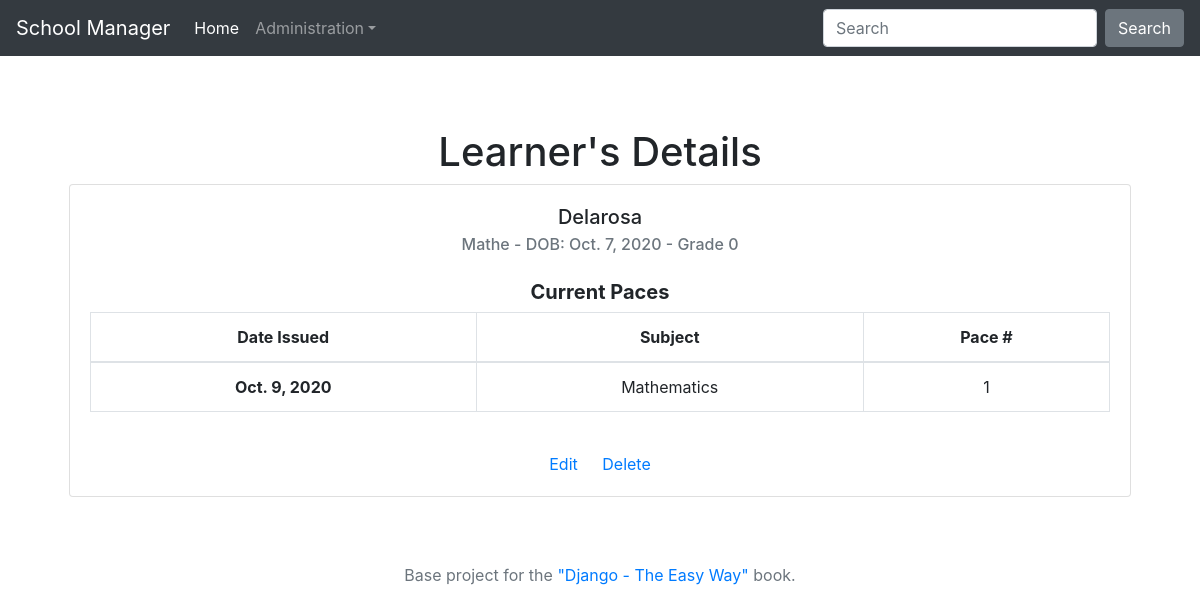
/learner/delarosa/, run on an earlier commit of the app's database.
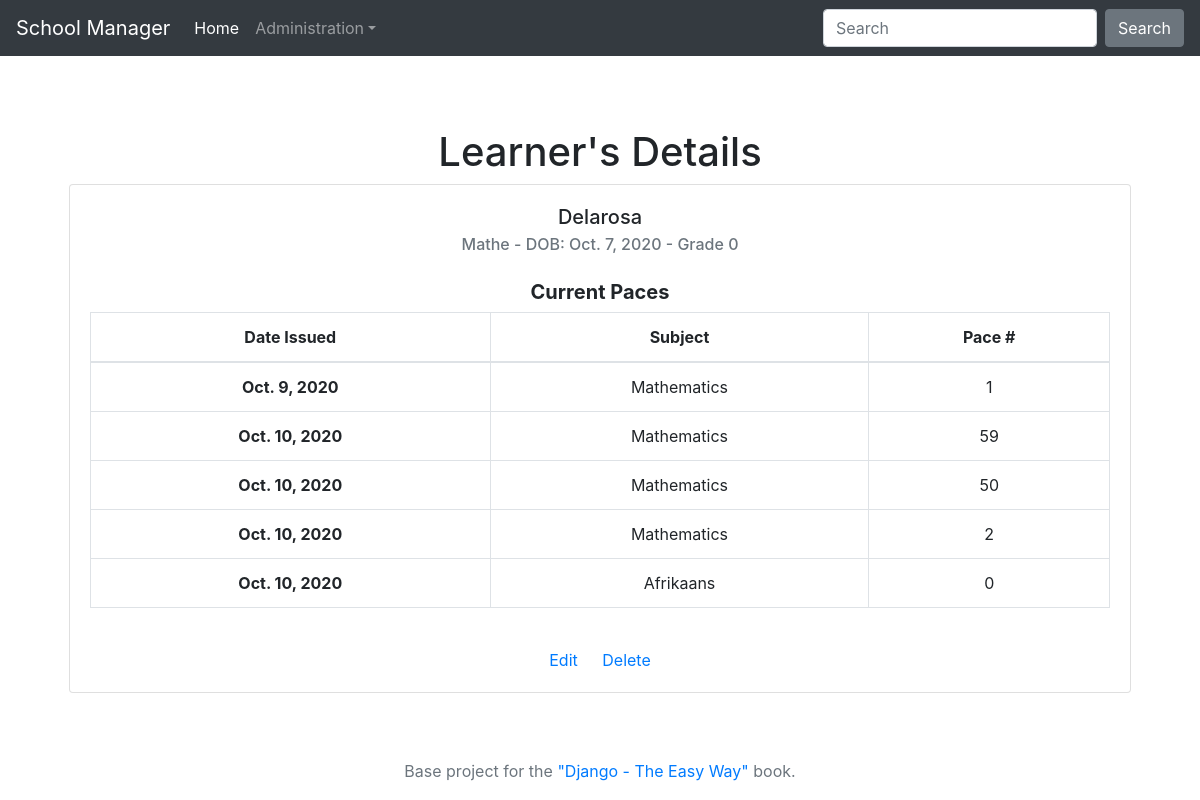
And on a later commit of the database.
### myapp/models.py (models this page shows, shortened)
class Learner(models.Model):
    first_name = models.CharField(max_length=30, default='')
    last_name = models.CharField(max_length=30)
    date_of_birth = models.DateField()
    grade = models.IntegerField(default=0)
    slug = models.SlugField(blank=True, default='')

class Pace(models.Model):
    learner = models.ForeignKey(Learner, null=True, on_delete=models.CASCADE)
    subject = models.ForeignKey(Subject, null=True, on_delete=models.CASCADE)
    pace_number = models.IntegerField(default=0)
    date_issued = models.DateField(auto_now_add=True)
    completed = models.BooleanField(default=False)

class Subject(models.Model):
    title = models.CharField(max_length=30, default='')
    def __str__(self):
        return self.title

### myapp/views.py (the view)
# urls.py: path('learner/<slug:slug>/', myapp_views.detail, name='detail'),
def detail(request, slug=None):
    learner = get_object_or_404(Learner, slug=slug)
    paces = Pace.objects.filter(learner=learner.id)
    context = {'learner': learner, 'paces': paces}
    return render(request, 'myapp/detail.html', context)

### myapp/templates/myapp/detail.html
{% extends 'base/base.html' %}
{% block content %}
        <h1>Learner's Details</h1>
        <div class="container">
            <div class="row justify-content-center">
                    <div class="card" style="width: 80rem;">
                      <div class="card-body">
                        <h5 class="card-title">{{ learner.first_name }}</h5>
                        <h6 class="card-subtitle mb-2 text-muted">{{ learner.last_name }}{{ ' - DOB: ' }}{{ learner.date_of_birth }}{{ ' - Grade  ' }}{{ learner.grade}}</h6>
                           <br>
                          <h5 class="card-subtitle mb-2"><strong>Current Paces</strong></h5>
                            <table class="table table-bordered table-hover">
                              <thead>
                                <tr>
                                  <th scope="col">Date Issued</th>
                                  <th scope="col">Subject</th>
                                  <th scope="col">Pace #</th>
                                </tr>
                              </thead>
                              <tbody>
                              {% for pace in paces %}
                                <tr>
                                  <th scope="row">{{ pace.date_issued }}</th>
                                  <td>{{ pace.subject}}</td>
                                  <td>{{ pace.pace_number }}</td>
                                </tr>
                              {% endfor %}
                              </tbody>
                            </table>
                        <br>
                        <a href="{% url 'edit' pk=learner.pk %}" class="card-link">Edit</a>
                        <a href="{% url 'delete' pk=learner.pk %}" class="card-link">Delete</a>
                      </div>
                    </div>
            </div>
        </div>
{% endblock %}

### base/templates/base/base.html (shortened to what this page needs)
{% load static %}
<!doctype html>
<html lang="en">
  <head>
    <link rel="stylesheet" href="https://stackpath.bootstrapcdn.com/bootstrap/4.1.3/css/bootstrap.min.css">
    <link rel="stylesheet" href="{% static 'base/css/site.css' %}">
  </head>
  <body>
    <nav class="navbar navbar-expand-md navbar-dark bg-dark fixed-top">
        <a class="navbar-brand" href="/">School Manager</a>
        <div class="collapse navbar-collapse" id="navbarsExampleDefault">
            <ul class="navbar-nav mr-auto">
              <li class="nav-item active">
                <a class="nav-link" href="/">Home <span class="sr-only">(current)</span></a>
              </li>
              <li class="nav-item dropdown">
                <a class="nav-link dropdown-toggle" href="#" id="dropdown01" data-toggle="dropdown" aria-haspopup="true" aria-expanded="false">Administration</a>
              </li>
            </ul>
            <form action="/search" method="get" class="form-inline my-2 my-lg-0">
              <input id="q" name="q" value="{{ request.GET.q }}" class="form-control mr-sm-2" type="text" placeholder="Search" aria-label="Search">
              <button class="btn btn-secondary my-2 my-sm-0" type="submit">Search</button>
            </form>
        </div>
    </nav>
    <main role="main" class="container">
      <div class="starter-template">
	    {% block content %}{% endblock %}
      </div>
    </main>
    <footer class="footer">
      <div class="container">
	    <span class="text-muted">
	        Base project for the <a target="_blank" href="https://leanpub.com/django-the-easy-way">"Django - The Easy Way" </a>book.
	    </span>
      </div>
    </footer>
  </body>
</html>

### base/static/base/css/site.css (style rules this page uses)
body { padding-top: 5rem; }
.starter-template { padding: 3rem 1.5rem; text-align: center; }
.footer { text-align: center; font-size: 16px; height: 60px; line-height: 60px; }

What changed in the data, as far as the page shows it:
added Pace: date_issued "Oct. 10, 2020", subject "Mathematics", pace_number "59"
added Pace: date_issued "Oct. 10, 2020", subject "Mathematics", pace_number "50"
added Pace: date_issued "Oct. 10, 2020", subject "Mathematics", pace_number "2"
added Pace: date_issued "Oct. 10, 2020", subject "Afrikaans", pace_number "0"
